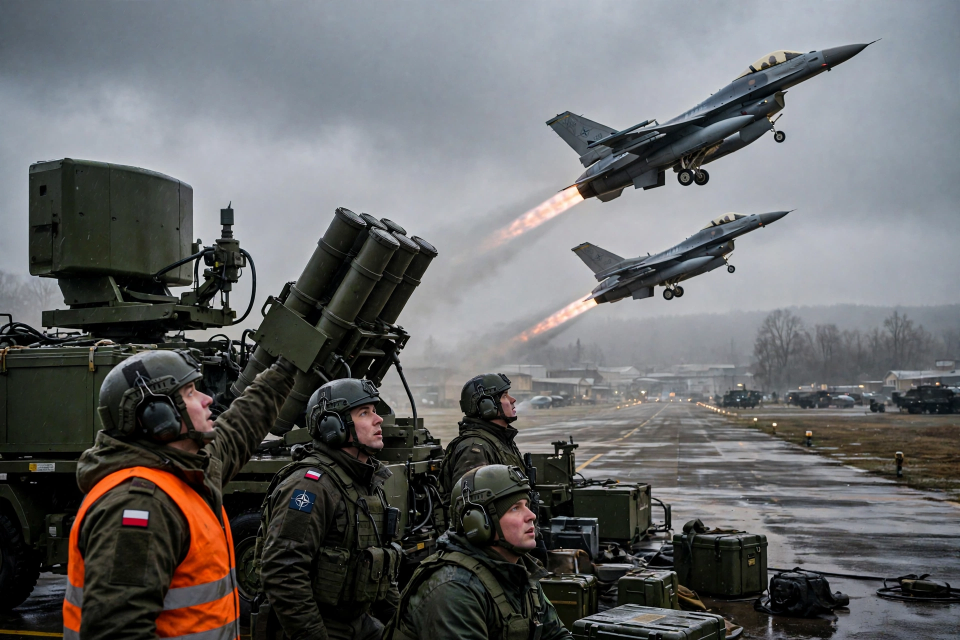
#> input picture hero.png, 1920 x 1280 px (shown at 1/2 size)
$ python draw.py
#> lines starting #> are read from the running program, lines starting #| are printed output that depends on the picture
#!/usr/bin/env python3
"""Render the front page for news-image-20261121.

Saturday 21 November 2026, summed up on one page: "THE WORLD TODAY",
a newspaper front page painted with Pillow. The lead is the Russian
missiles that landed in Poland during the overnight barrage on Ukraine;
a "by the numbers" strip, six continent sections and an also-today
strip carry the other 27 stories -- thirty in all.

The dawn-scramble photo is an AI-made illustration (hero.png, shipped
in this repo). It is cropped into its panel here, so rendering is
deterministic: run this file twice and entry.png comes out
byte-identical.

Run:  python3 draw.py    (writes entry.png next to this file)
"""

import os

from PIL import Image, ImageDraw, ImageFont

W, H = 1024, 1024

PAPER = (250, 243, 227)
INK = (20, 20, 20)
MUTE = (74, 74, 74)
PALE = (104, 100, 88)
RULE = (120, 110, 88)
NAVY = (24, 48, 84)
CRIMSON = (150, 28, 28)
TEAL = (32, 84, 110)
GOLD = (176, 128, 20)
WHITE = (255, 255, 255)
BAND = (238, 230, 208)

FONTS = "/usr/share/fonts/truetype/dejavu/"
FACES = {
    "serif_b": "DejaVuSerif-Bold.ttf",
    "serif": "DejaVuSerif.ttf",
    "sans_b": "DejaVuSans-Bold.ttf",
    "sans": "DejaVuSans.ttf",
}
_fonts = {}


def face(name, size):
    key = (name, size)
    if key not in _fonts:
        _fonts[key] = ImageFont.truetype(FONTS + FACES[name], size)
    return _fonts[key]


def wrap(draw, text, font, width, max_lines=None):
    """Greedy word wrap; optionally cap the line count with an ellipsis."""
    words = text.split()
    lines, cur = [], ""
    for word in words:
        trial = (cur + " " + word).strip()
        if draw.textlength(trial, font=font) <= width:
            cur = trial
        else:
            if cur:
                lines.append(cur)
            cur = word
    if cur:
        lines.append(cur)
    if max_lines is not None and len(lines) > max_lines:
        lines = lines[:max_lines]
        while lines and draw.textlength(lines[-1] + " ...", font=font) > width:
            lines[-1] = lines[-1].rsplit(" ", 1)[0] if " " in lines[-1] else ""
        lines[-1] = (lines[-1] + " ...").strip()
    return lines


def para(draw, x, y, text, font, width, leading, color, max_lines=None):
    """Draw a wrapped paragraph; return the y just below it."""
    for line in wrap(draw, text, font, width, max_lines):
        draw.text((x, y), line, font=font, fill=color)
        y += leading
    return y


class Page:
    def __init__(self):
        self.img = Image.new("RGB", (W, H), PAPER)
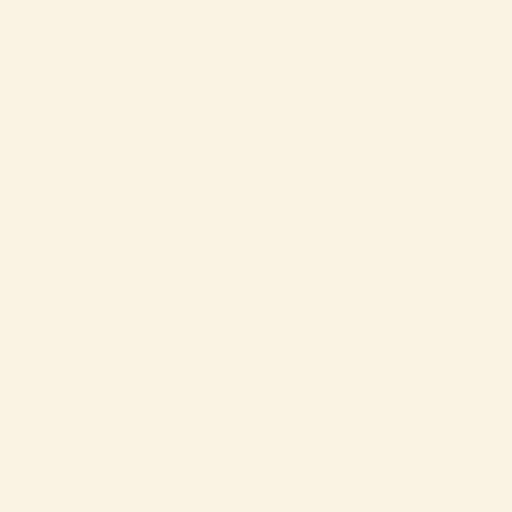
#> self.img: PIL image 1024x1024 RGB (shown at 1/2 size); mean R, G, B 250, 243, 227
        self.d = ImageDraw.Draw(self.img)

    def hline(self, y, x0=24, x1=1000, color=RULE, width=1):
        self.d.line([(x0, y), (x1, y)], fill=color, width=width)

    def vline(self, x, y0, y1, color=RULE):
        self.d.line([(x, y0), (x, y1)], fill=color, width=1)

    def masthead(self):
        d = self.d
        title = "THE WORLD TODAY"
        f = face("serif_b", 60)
        tw = d.textlength(title, font=f)
#> tw = 687.9
        d.text(((W - tw) / 2, 12), title, font=f, fill=INK)
        self.hline(88, width=2)
        self.hline(92)
        tag = "SATURDAY, 21 NOVEMBER 2026   \u2022   30 STORIES   \u2022   6 CONTINENTS   \u2022   ONE IMAGE"
        tf = face("sans_b", 13)
        tw = d.textlength(tag, font=tf)
#> tw = 611.6
        d.text(((W - tw) / 2, 98), tag, font=tf, fill=MUTE)

    def lead(self):
        d = self.d
        # Photo panel, left.
        hero = Image.open(os.path.join(os.path.dirname(__file__), "hero.png"))
#> hero is the input picture: PIL image 1920x1280 RGB; mean R, G, B 103.4, 104.2, 105.3
        hero = hero.convert("RGB")
        pw, ph = 486, 240
        iw, ih = hero.size
#> iw = 1920; ih = 1280
        scale = max(pw / iw, ph / ih)
#> scale = 0.253
        hero = hero.resize((int(iw * scale) + 1, int(ih * scale) + 1), Image.LANCZOS)
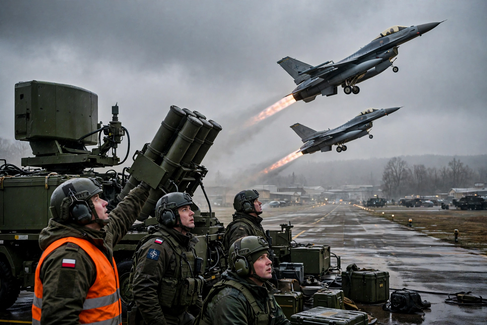
#> hero: PIL image 487x325 RGB; mean R, G, B 103.5, 104.3, 105.3
        ox = (hero.size[0] - pw) // 2
#> ox = 0
        oy = (hero.size[1] - ph) // 2
#> oy = 42
        self.img.paste(hero.crop((ox, oy, ox + pw, oy + ph)), (24, 122))
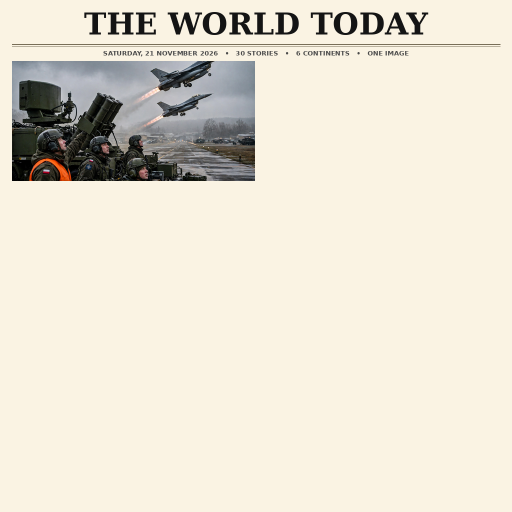
#> self.img: PIL image 1024x1024 RGB (shown at 1/2 size); mean R, G, B 230.6, 224.5, 210.6
        d.rectangle([24, 122, 24 + pw, 122 + ph], outline=INK, width=1)
        cap = "NATO jets scramble as Russian weapons cross into Poland.  Illustration: AI-made."
        para(d, 24, 368, cap, face("serif", 10), pw, 13, PALE, max_lines=1)

        # Lead text, right of the photo.
        x = 534
        d.text((x, 122), "LEAD  \u2014  POLAND / NATO", font=face("sans_b", 12), fill=CRIMSON)
        y = para(d, x, 144, "RUSSIAN MISSILES LAND IN POLAND",
                 face("serif_b", 30), 466, 35, INK, max_lines=2)
#> y = 214
        y = para(d, x, y + 4,
                 "Two cruise missiles and a suspected jet drone come down "
                 "in south-east Poland during a huge overnight barrage on "
                 "Ukraine. PM Donald Tusk calls it a deliberate provocation; "
                 "NATO chief Mark Rutte calls it a grave violation.",
                 face("serif", 13), 466, 17, INK, max_lines=5)
#> y = 286
        y = para(d, x, y + 8,
                 "400+ drones and 110 missiles fired at Ukraine overnight; "
                 "at least 8 killed. Jets scrambled, Patriots armed \u2014 "
                 "but no shots fired in three minutes of doubt.",
                 face("sans", 11), 466, 15, MUTE, max_lines=3)
#> y = 324
        self.hline(392)

        # Second and third leads, full width under the photo.
        y = 402
        d.text((24, y), "MARKETS", font=face("sans_b", 12), fill=NAVY)
        para(d, 24, y + 17, "Wall Street slumps: the S&P 500 and the Dow enter "
             "correction; the Nasdaq falls 5.28% and Nvidia drops 14%.",
             face("serif_b", 13), 470, 17, INK, max_lines=2)
        d.text((530, y), "CLIMATE", font=face("sans_b", 12), fill=TEAL)
        para(d, 530, y + 17, "COP31 spills into overtime: fossil fuels stripped "
             "from the draft deal; activists warn of the \u201cworst COP ever\u201d.",
             face("serif_b", 13), 470, 17, INK, max_lines=2)
        self.hline(462)

    def numbers(self):
        d = self.d
        d.text((24, 472), "BY THE NUMBERS", font=face("sans_b", 12), fill=GOLD)
        stats = [
            ("400+", "drones fired at Ukraine in one night"),
            ("110", "missiles in the same barrage"),
            ("-5.28%", "Nasdaq fall on Friday"),
            ("323,000", "people fled South Kivu in 4 days"),
        ]
        x = 170
        for value, label in stats:
            d.text((x, 470), value, font=face("serif_b", 17), fill=CRIMSON)
            d.text((x, 494), label, font=face("sans", 10), fill=MUTE)
            x += 215
#> after the loop, x = 1030
        self.hline(516)

    def continent(self, x, y, w, name, color, stories):
        d = self.d
        d.text((x, y), name, font=face("sans_b", 13), fill=color)
        self.hline(y + 20, x0=x, x1=x + w, color=color, width=2)
        yy = y + 27
        for head, body in stories:
            head_lines = wrap(d, head, face("sans_b", 11), w, max_lines=2)
            for line in head_lines:
                d.text((x, yy), line, font=face("sans_b", 11), fill=INK)
                yy += 14
            # A one-line headline earns the summary a second line.
            body_max = 2 if len(head_lines) == 1 else 1
            yy = para(d, x, yy + 1, body, face("sans", 10), w, 12, MUTE,
                      max_lines=body_max)
            yy += 6
        return yy

    def grid(self):
        cols = [
            ("NORTH AMERICA", NAVY, [
                ("Trump urges Nvidia to bring back Jensen Huang",
                 "The board says it has no plans to reinstate its former chief."),
                ("SEC probing Nvidia's accounting, Reuters reports",
                 "Two sources say the regulator is examining the books."),
                ("US wants a Ukraine peace deal by early January",
                 "The FT says Washington set the target for Kyiv and allies."),
                ("Banks hit by cyberattack on third-party vendors",
                 "JPMorgan, Visa and Mastercard say core payment networks are safe."),
            ]),
            ("EUROPE", CRIMSON, [
                ("Denmark foils Russian plot to kill rapper Kyivstoner",
                 "Two men charged; Russia's defence attache expelled."),
                ("UK and EU sign food, carbon and youth-mobility deals",
                 "Three deals sealed at a Brussels summit on Friday."),
                ("Paris shuts 16 metro stations for cost-of-living march",
                 "Act VI of the cost-of-living protests marches on Saturday."),
                ("EU adopts \u20ac1bn in military aid for Ukraine",
                 "Joint equipment buys through the European Peace Facility."),
            ]),
            ("ASIA", TEAL, [
                ("Cyclone Akvan crosses the Odisha coast",
                 "The storm comes ashore near Gopalpur with strong winds and rain."),
                ("World Court: Myanmar committed genocide",
                 "The ICJ finds the state responsible over the Rohingya in Rakhine."),
                ("India fight back in the Wellington Test",
                 "KL Rahul closes on a century; India reach 239-1 on day three."),
                ("India A crush Nepal by 306 runs",
                 "Nepal bowled out for 26 \u2014 among the lowest List A totals ever."),
            ]),
            ("AFRICA", GOLD, [
                ("Somalia orders the UAE ambassador out",
                 "Mogadishu gives the envoy 72 hours, citing a sovereignty breach."),
                ("Drones caused most civilian deaths in Sudan",
                 "The UN says over 80% of 1,390 civilian deaths in early 2026."),
                ("Congo offensive displaces 323,000 in four days",
                 "Families flee South Kivu after fighting that began on 6 November."),
                ("Tunisian rights defender jailed for five years",
                 "Sihem Ben Sedrine is sentenced in a case rights groups condemn."),
            ]),
            ("SOUTH AMERICA", NAVY, [
                ("Haiti police kill at least 34 suspected gang members",
                 "A raid on the capital targets gangs blamed for killings."),
                ("Bukele expected to formalise a third-term bid",
                 "El Salvador's president moves to extend his rule."),
                ("US backs Colombia resuming aerial coca spraying",
                 "Washington supports the plan despite lawmakers' concerns."),
                ("Argentina's Senate backs disability framework",
                 "The permanent framework passes unanimously, 71 senators in favour."),
            ]),
            ("OCEANIA", CRIMSON, [
                ("Webb finds the oldest close quasar pair",
                 "Two monster black holes seen 900 million years after the Big Bang."),
                ("Voyager 1 reaches one light-day from Earth",
                 "NASA's probe is 26 billion km out, 49 years after launch."),
                ("Potatoes grow a full life cycle in lunar soil",
                 "Oregon State trials point to food grown on the Moon."),
                ("Sandpapergate row engulfs Australian cricket",
                 "Hazlewood breaks his silence as Cummins' captaincy is questioned."),
            ]),
        ]
        col_w, gap = 310, 18
        row_y = [526, 740]
        for i, (name, color, stories) in enumerate(cols):
            row = i // 3
            col = i % 3
            x = 24 + col * (col_w + gap)
            self.continent(x, row_y[row], col_w, name, color, stories)
        self.hline(952)

    def also(self):
        d = self.d
        d.text((24, 960), "ALSO TODAY", font=face("sans_b", 12), fill=GOLD)
        items = [
            "Gold falls to a 14-month low, down 9.4% on the week.",
            "2027 Hyundai Elantra debuts at the Los Angeles Auto Show.",
            "Sensex rallies 898 points to 83,919.71 in Mumbai.",
        ]
        x = 150
        for item in items:
            para(d, x, 960, item, face("sans", 10), 270, 13, MUTE, max_lines=2)
            x += 290
#> after the loop, x = 1020
        foot = "Sources: Reuters \u2022 AP \u2022 BBC \u2022 UN News \u2022 CBS \u2022 PANA \u2014 all stories reported 20\u201321 November 2026"
        ff = face("sans", 9)
        d.text(((W - d.textlength(foot, font=ff)) / 2, 1002), foot, font=ff, fill=PALE)

    def build(self):
        self.masthead()
        self.lead()
        self.numbers()
        self.grid()
        self.also()
        out = os.path.join(os.path.dirname(__file__), "entry.png")
        self.img.save(out, "PNG", optimize=True)
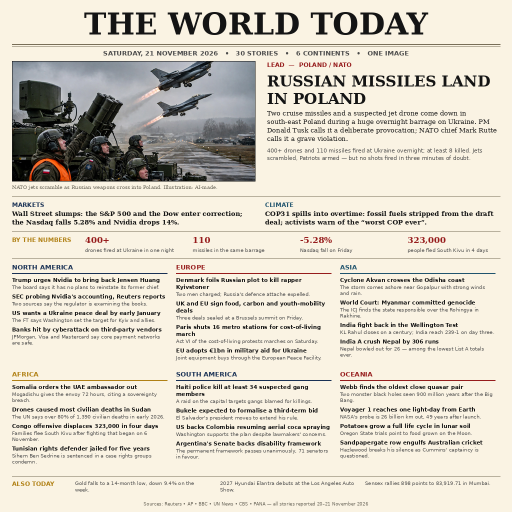
#> saved as entry.png: PIL image 1024x1024 RGB (shown at 1/2 size); mean R, G, B 217.2, 211.2, 198.2
        print("wrote", out, self.img.size)
#| wrote entry.png (1024, 1024)


if __name__ == "__main__":
    Page().build()
